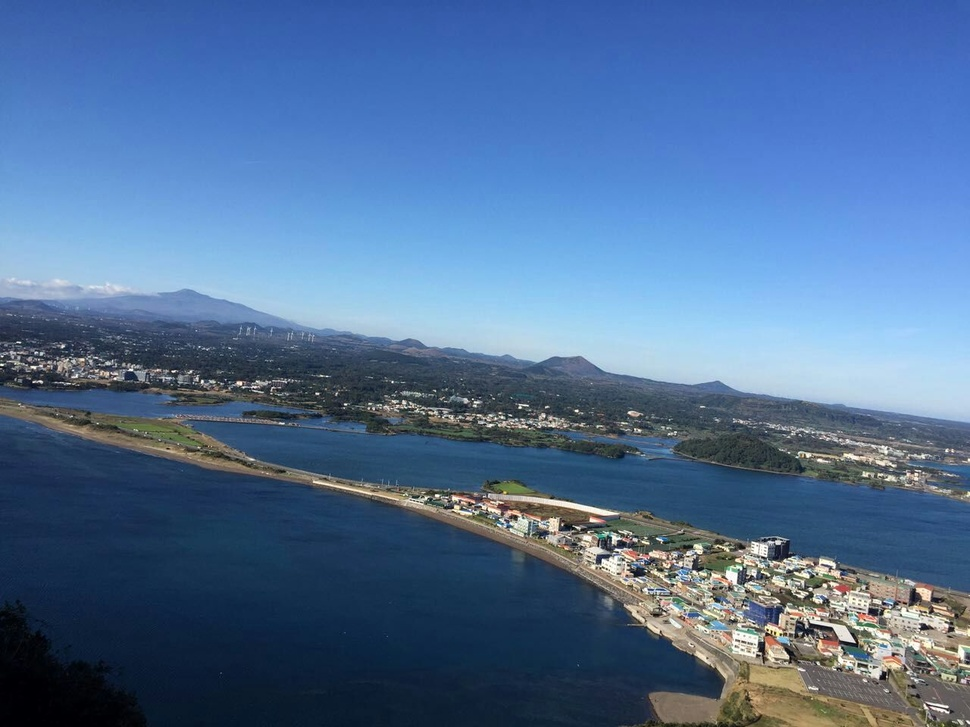
#> input picture opencv/0001.jpg, 970 x 727 px, shrunk from 1280 x 960 before the run
$ python '011_图像阈值.py'
#> lines starting #> are read from the running program, lines starting #| are printed output that depends on the picture; after the words box and inside, x2 and y2 are one past the last pixel; in counts of white or black regions, pixels touching at a corner belong together
# -*- coding: utf-8 -*-
"""
Created on Tue Apr  9 18:01:15 2019

@author: yangna

@e-mail: ityangna0402@163.com
"""

import cv2

#像素值高于阈值时,给这个像素赋予一个新值cv2.threshhold()
img = cv2.imread('0001.jpg', 0)
#大于127的设置成阈值255(白),小于127为0(黑)
ret,thresh1 = cv2.threshold(img, 127, 255, cv2.THRESH_BINARY)#高于127的全部成255
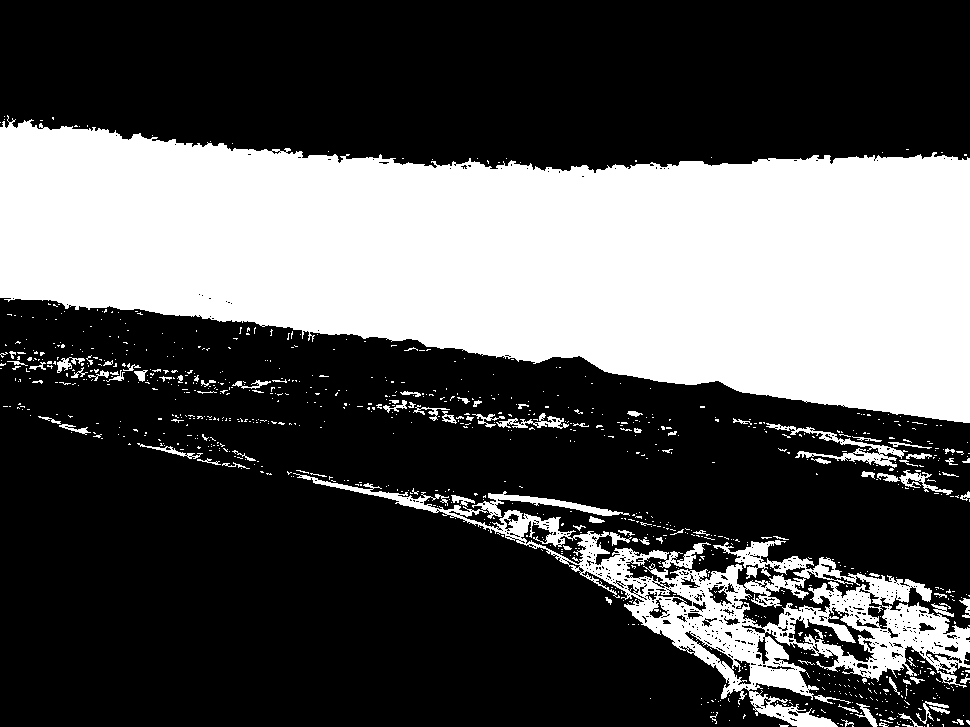
#> thresh1: shape (727, 970); 33.3% white; 983 white regions (886 under 20 px), largest, box (x1, y1, x2, y2) and area: (0, 115, 970, 423) 195814, (293, 473, 970, 727) 29165, (766, 423, 908, 468) 1259
#大于127为0(黑),小于127的设置成阈值255(白)
ret,thresh2 = cv2.threshold(img, 127, 255, cv2.THRESH_BINARY_INV)
#大于127为阈值255(白),小于127的不变
ret,thresh3 = cv2.threshold(img, 127, 255, cv2.THRESH_TRUNC)
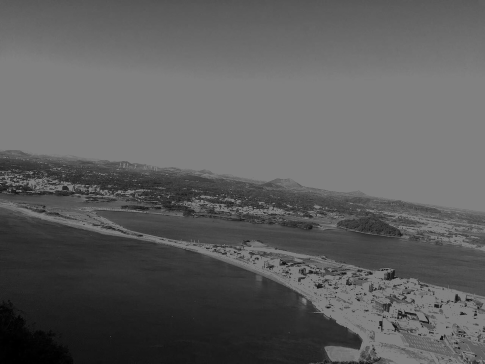
#> thresh3: shape (727, 970) (shown at 1/2 size); min 0, max 127, mean 92.4
#大于127的不变,小于127的是0(黑)
ret,thresh4 = cv2.threshold(img, 127, 255, cv2.THRESH_TOZERO)
#大于127的是0(黑色),大于127的不变
ret,thresh5 = cv2.threshold(img, 127, 255, cv2.THRESH_TOZERO_INV)
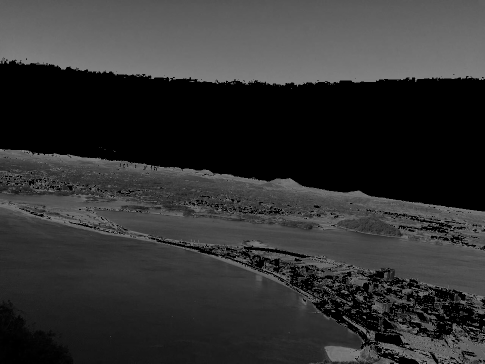
#> thresh5: shape (727, 970) (shown at 1/2 size); min 0, max 127, mean 50.1

#from matplotlib import pyplot as plt
titles = ['Original Image', 'BINARY', 'BINARY_INV', 'TRUNC', 'TOZERO', 'TOZERO_INV']
images = [img, thresh1, thresh2, thresh3, thresh4, thresh5]
for index,title in enumerate(titles):
    cv2.imshow(title, images[index])
cv2.waitKey(0)
cv2.destroyAllWindows()
#    plt.subplot(2, 3, index+1),
#    plt.imshow(images[index],'gray')
#    plt.title(title)
#    plt.xticks([])
#    plt.yticks([])
#plt.show()

##########自适应阈值
#阈值是根据图像上的每一个小区域计算与其对应的阈值
#在同一幅图像上的不同区域采用的是不同的阈值
#指定计算阈值的方法,邻域大小,C是一个常数(阈值就等于的平均值或者加权平均值减去这个常数)
# cv2.ADPTIVE_THRESH_MEAN_C阈值取自相邻区域的平均值
# cv2.ADPTIVE_THRESH_GAUSSIAN_C阈值取值相邻区域的加权和,权重为一个高斯窗口
img = cv2.medianBlur(img, 5)#中值滤波
#邻域大小=11,C=2
th2 = cv2.adaptiveThreshold(img, 255, cv2.ADAPTIVE_THRESH_MEAN_C, cv2.THRESH_BINARY, 11, 2)
#> th2: shape (727, 970); 85.7% white; 1510 black regions (1198 under 20 px), largest, box (x1, y1, x2, y2) and area: (0, 430, 970, 727) 27634, (0, 289, 970, 514) 14865, (0, 327, 229, 394) 5619
th3 = cv2.adaptiveThreshold(img, 255, cv2.ADAPTIVE_THRESH_GAUSSIAN_C, cv2.THRESH_BINARY, 11, 2)
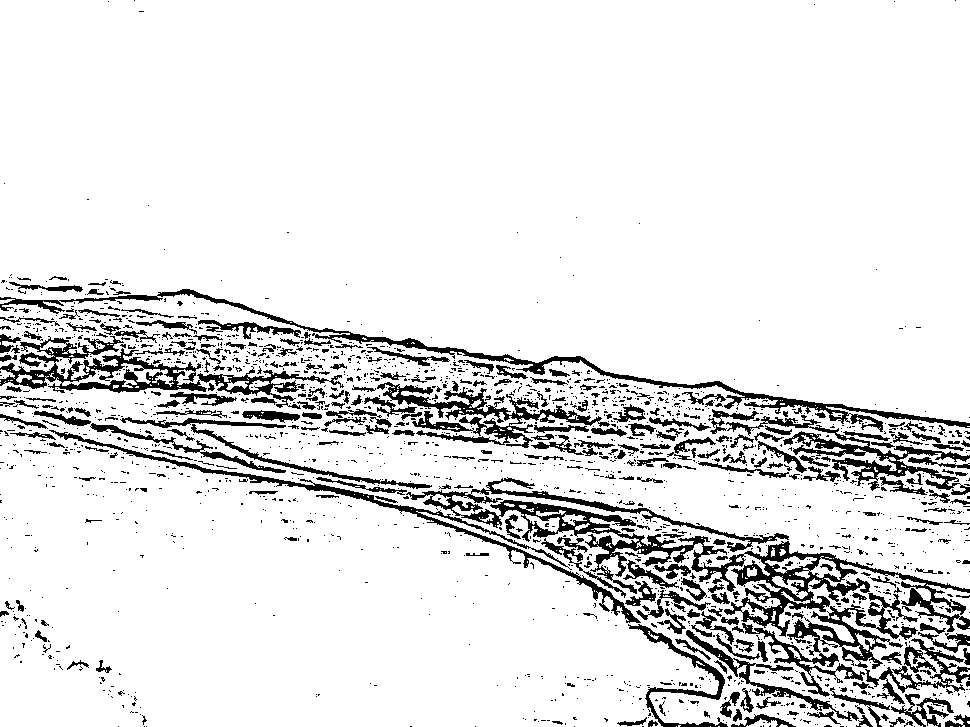
#> th3: shape (727, 970); 89% white; 1964 black regions (1637 under 20 px), largest, box (x1, y1, x2, y2) and area: (406, 477, 970, 637) 12450, (0, 336, 344, 409) 5537, (0, 289, 970, 432) 5378
cv2.imshow('th2', th2)
cv2.imshow('th3', th3)
cv2.waitKey(0)
cv2.destroyAllWindows()

##########Otsu’s二值化
#怎么知道选取的阈值的好坏<=不停的尝试
#双峰图像是指图像直方图中存在两个峰,对一副双峰图像自动根据其直方图计算出一个阈值
# 找到一个阈值,使得同一类加权方差最小,两个峰之间找到一个阈值t,将这两个峰分开,使每一个峰内的方差最小
'''
import numpy as np
blur = cv2.GaussianBlur(img, (5,5), 0)
#计算归一化直方图
hist = cv2.calcHist([blur], [0], None, [256], [0,256])#(256, 1)
hist_norm = hist.ravel()/hist.max()#(256,)
Q = hist_norm.cumsum()#[1,2,3]=>[1,3,6]累加
bins = np.arange(256)
fn_min = np.inf
thresh = -1
for index in range(1,256):
    p1,p2 = np.hsplit(hist_norm, [index])#分离出来
    q1,q2 = Q[index],Q[255]-Q[index]#
    b1,b2 = np.hsplit(bins, [index])
    m1,m2 = np.sum(p1*b1)/q1, np.sum(p2*b2)/q2
    v1,v2 = np.sum(((b1-m1)**2)*p1)/q1,np.sum(((b2-m2)**2)*p2)/q2
    fn = v1*q1 + v2*q2
    if fn < fn_min:
        fn_min = fn
        thresh = index
ret, otsu = cv2.threshold(blur, 0, 255, cv2.THRESH_BINARY+cv2.THRESH_OTSU)
'''
# cv2.THRESH_OTSU,阈值设为0,算法会找到最优阈值,最优阈值就是返回值retVal
ret4,th4 = cv2.threshold(img, 0, 255, cv2.THRESH_BINARY+cv2.THRESH_OTSU)
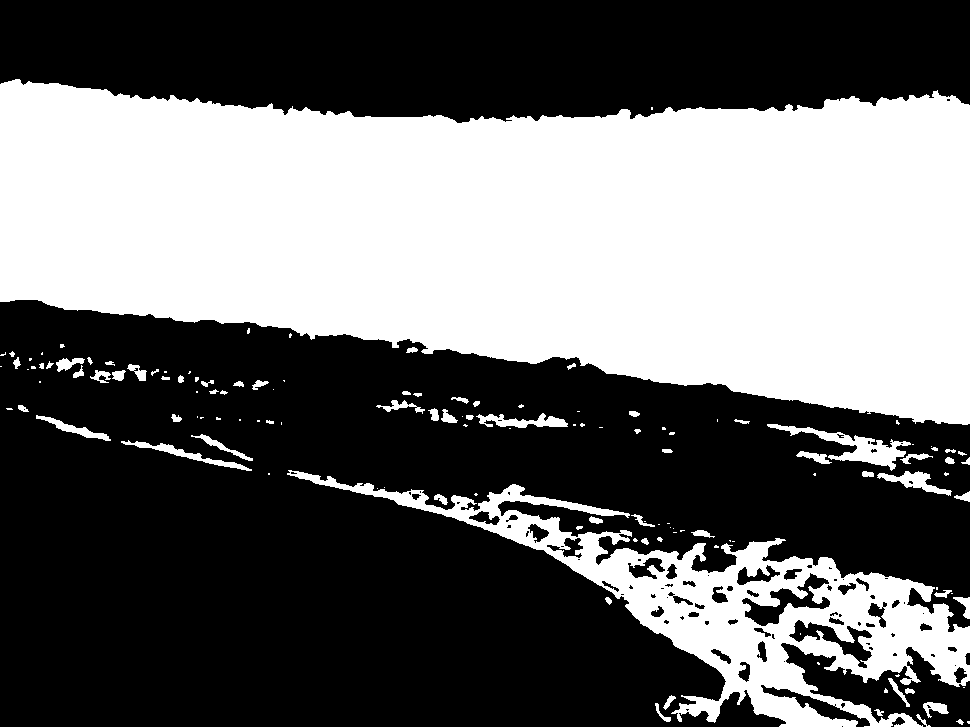
#> th4: shape (727, 970); 41.6% white; 134 white regions (63 under 20 px), largest, box (x1, y1, x2, y2) and area: (0, 79, 970, 425) 244644, (287, 470, 970, 727) 39296, (767, 424, 911, 471) 1784
#> ret4 = 113
#高斯核大小是(5,5), 0是标准差
blur = cv2.GaussianBlur(img, (5,5), 0)#高斯核除去噪音
ret5,th5 = cv2.threshold(blur, 0, 255, cv2.THRESH_BINARY+cv2.THRESH_OTSU)
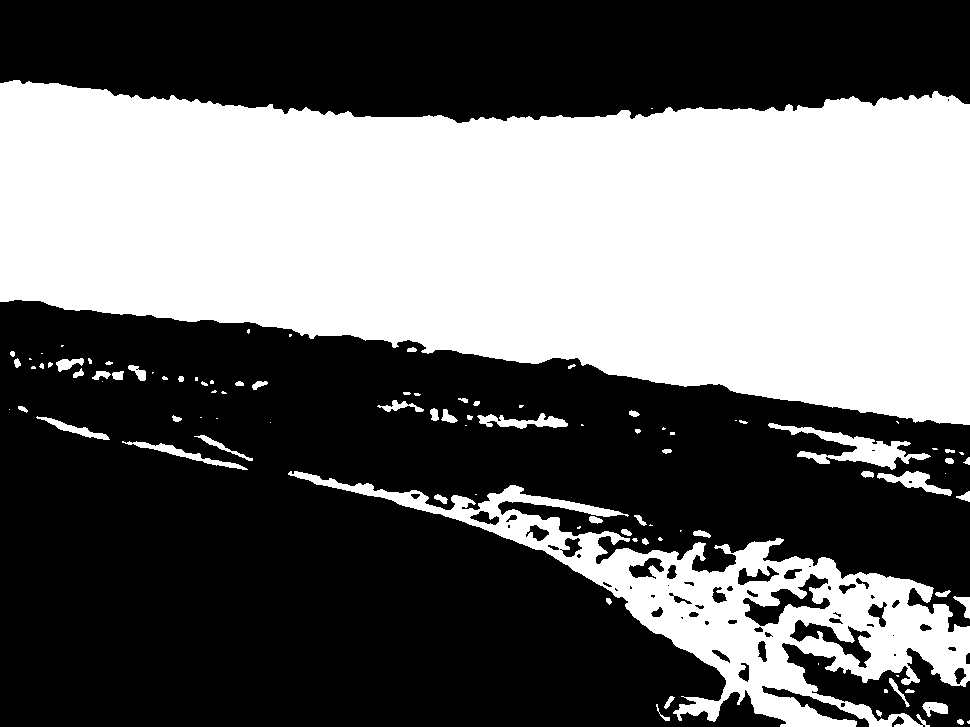
#> th5: shape (727, 970); 41.6% white; 98 white regions (40 under 20 px), largest, box (x1, y1, x2, y2) and area: (0, 80, 970, 425) 244886, (288, 471, 970, 727) 40306, (768, 423, 931, 470) 2251
#> ret5 = 113
cv2.imshow('th4', th4)
cv2.imshow('blur', blur)
cv2.imshow('th5', th5)
cv2.waitKey(0)
cv2.destroyAllWindows()

$ run again, with opencv/0002.jpg copied over opencv/0001.jpg
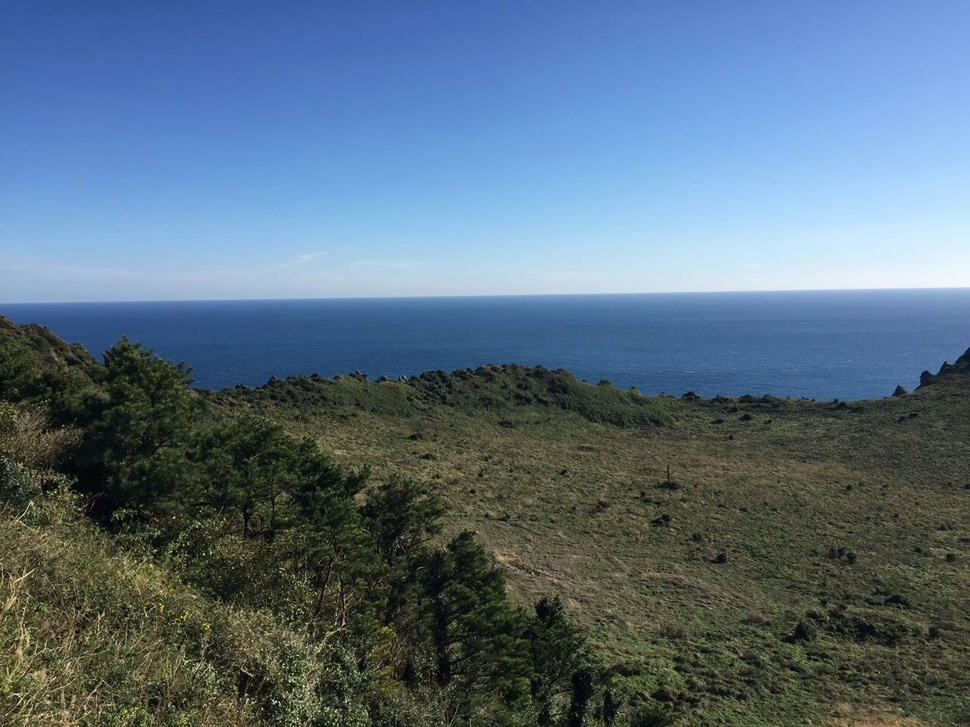
#> input picture opencv/0002.jpg, 970 x 727 px, shrunk from 1280 x 960 before the run
#> `ret,thresh1 = cv2.threshold(img, 127, 255, cv2.THRESH_BINARY)#高于127的全部..`:
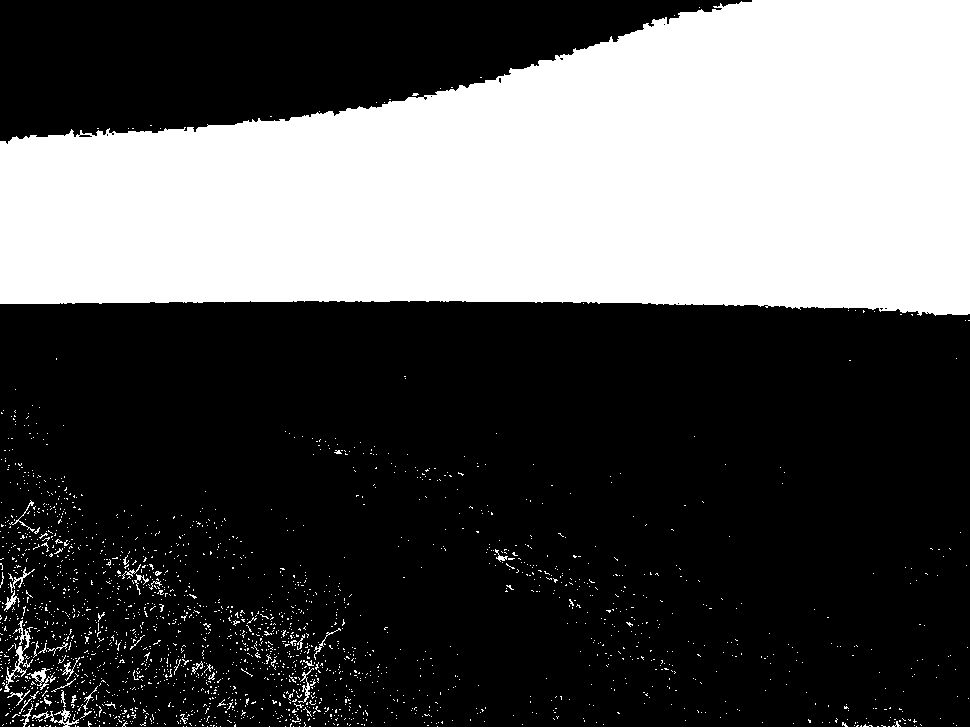
#> thresh1: shape (727, 970); 33.4% white; 2162 white regions (2116 under 20 px), largest, box (x1, y1, x2, y2) and area: (0, 0, 970, 316) 227543, (4, 620, 31, 692) 367, (32, 711, 79, 727) 149
#> th2: shape (727, 970); 77.1% white; 2542 black regions (1739 under 20 px), largest, box (x1, y1, x2, y2) and area: (0, 288, 970, 314) 7284, (379, 543, 523, 725) 6017, (159, 528, 350, 629) 4172
#> th3: shape (727, 970); 80.9% white; 4663 black regions (3512 under 20 px), largest, box (x1, y1, x2, y2) and area: (0, 287, 970, 310) 4634, (474, 596, 620, 675) 2034, (160, 622, 241, 723) 1584
#> th4: shape (727, 970); 35.6% white; 121 white regions (94 under 20 px), largest, box (x1, y1, x2, y2) and area: (0, 0, 970, 324) 248282, (3, 645, 29, 692) 278, (26, 668, 54, 688) 230
#> ret4 = 119
#> `ret5,th5 = cv2.threshold(blur, 0, 255, cv2.THRESH_BINARY+cv2.THRESH_OT..`:
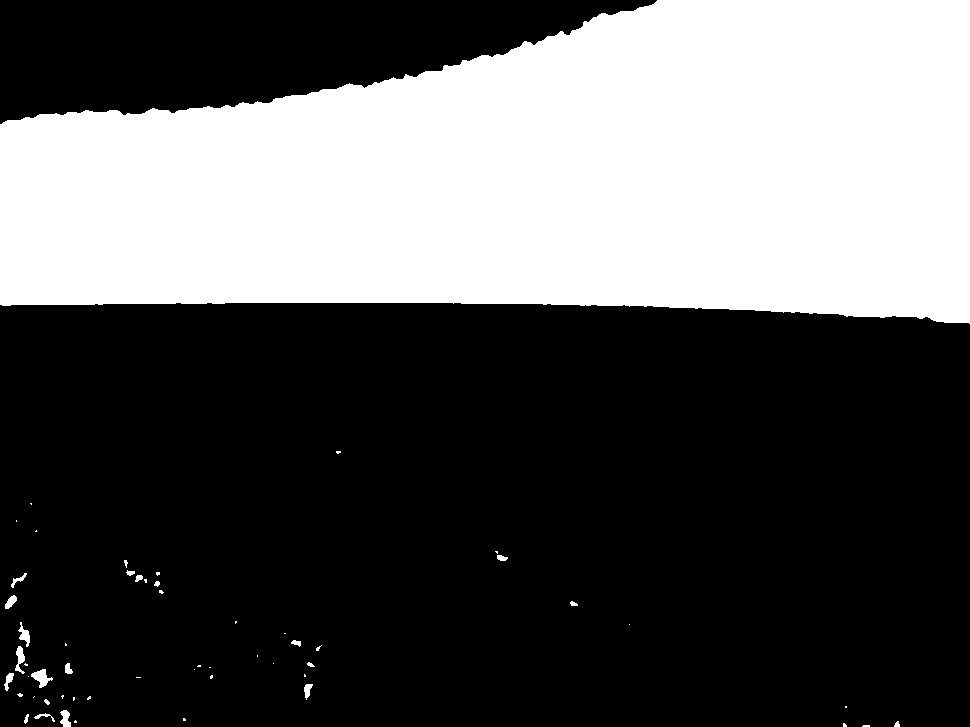
#> th5: shape (727, 970); 35.1% white; 55 white regions (34 under 20 px), largest, box (x1, y1, x2, y2) and area: (0, 0, 970, 324) 245744, (31, 669, 53, 688) 204, (15, 646, 25, 674) 151
#> ret5 = 120

$ run again, with opencv/0003.jpg copied over opencv/0001.jpg
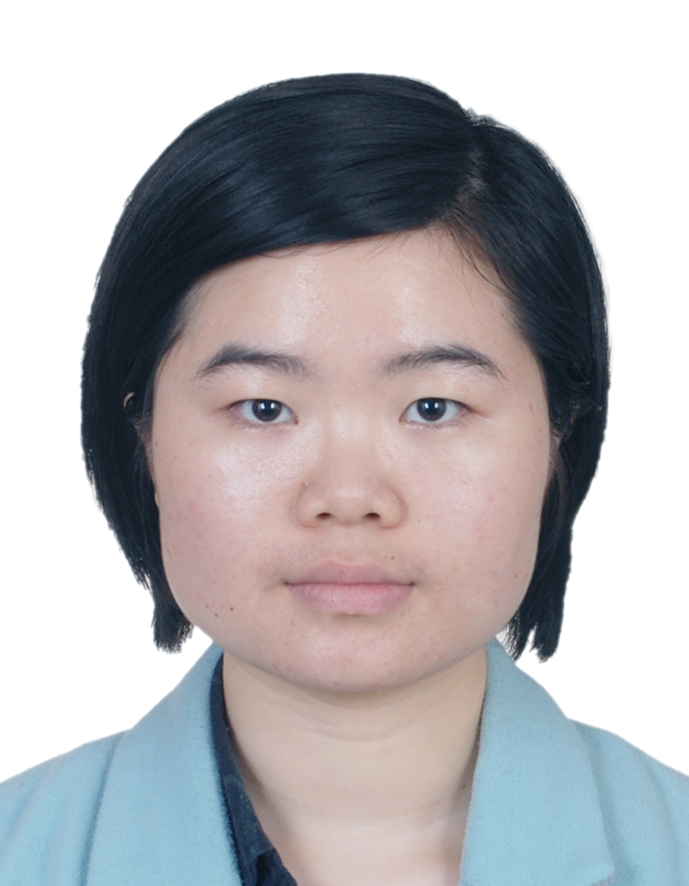
#> input picture opencv/0003.jpg, 689 x 886 px
#> `ret,thresh1 = cv2.threshold(img, 127, 255, cv2.THRESH_BINARY)#高于127的全部..`:
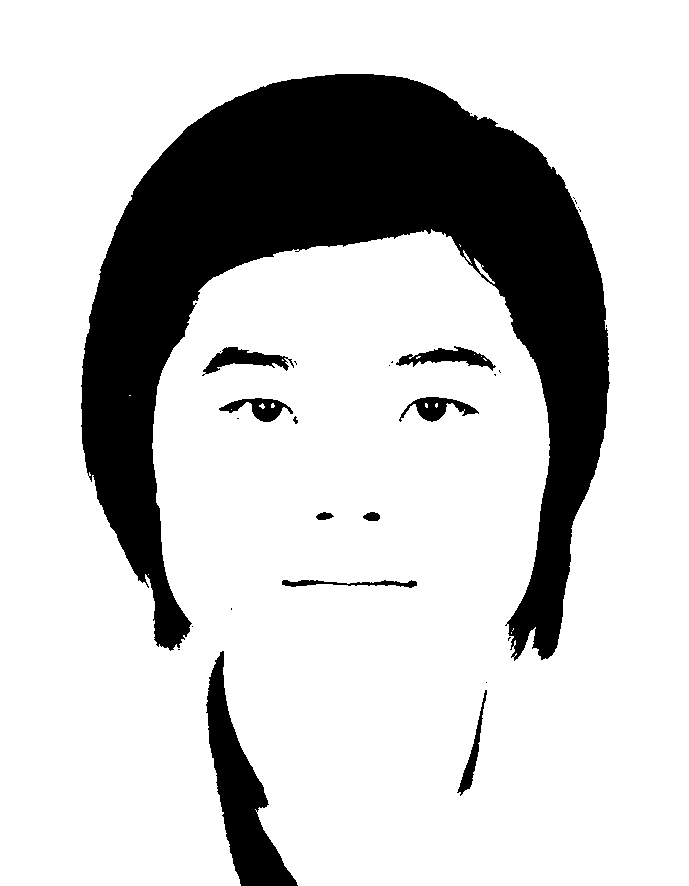
#> thresh1: shape (886, 689); 79.2% white; 29 black regions (18 under 20 px), largest, box (x1, y1, x2, y2) and area: (81, 74, 610, 661) 113963, (206, 651, 298, 886) 7723, (202, 347, 294, 376) 1089
#> th2: shape (886, 689); 87.1% white; 1939 black regions (1595 under 20 px), largest, box (x1, y1, x2, y2) and area: (0, 73, 689, 886) 28882, (153, 209, 445, 346) 3208, (229, 643, 481, 709) 2058
#> th3: shape (886, 689); 91.9% white; 2285 black regions (2074 under 20 px), largest, box (x1, y1, x2, y2) and area: (0, 73, 611, 886) 14315, (492, 468, 689, 780) 2772, (210, 650, 268, 886) 2051
#> th4: shape (886, 689); 79% white; 12 black regions (1 under 20 px), largest, box (x1, y1, x2, y2) and area: (81, 74, 610, 660) 114565, (206, 652, 298, 886) 7932, (203, 346, 296, 375) 1202
#> ret4 = 131
#> `ret5,th5 = cv2.threshold(blur, 0, 255, cv2.THRESH_BINARY+cv2.THRESH_OT..`:
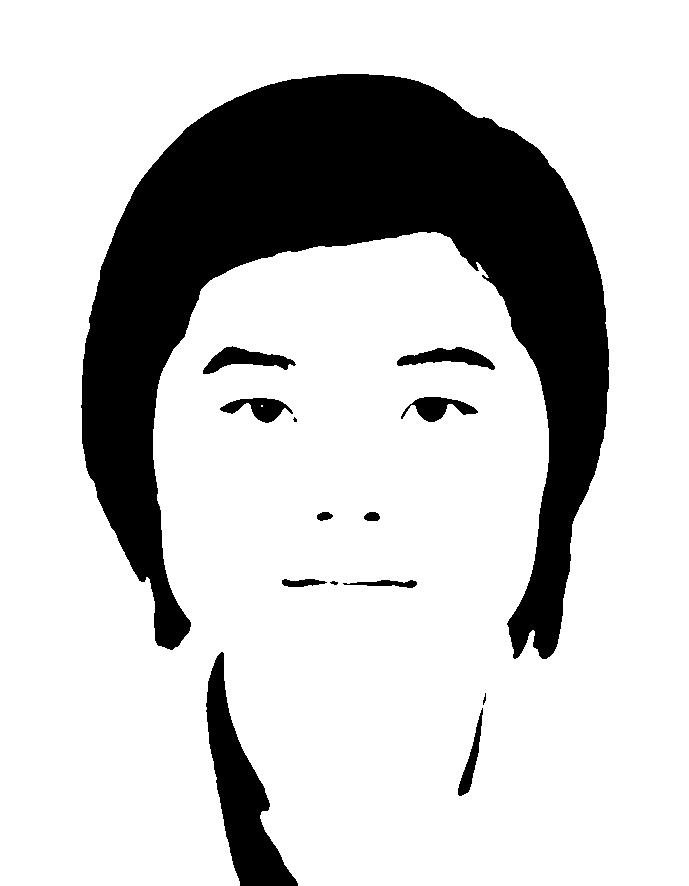
#> th5: shape (886, 689); 79% white; 14 black regions (2 under 20 px), largest, box (x1, y1, x2, y2) and area: (81, 74, 609, 659) 114563, (206, 652, 298, 886) 8024, (203, 346, 296, 374) 1187
